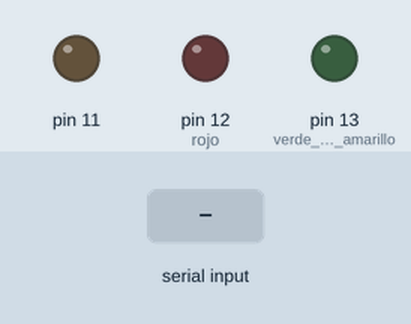
Recording of a sketch running on a simulated Arduino Uno, built with avr-gcc and run on an emulated ATmega328P. On the bench: output pins drawn as LEDs (lit = HIGH). The test bench sets the inputs (shaded band).

Above: at 1.2 s.
1.3 s: "a" received over Serial
At 1.6 s:
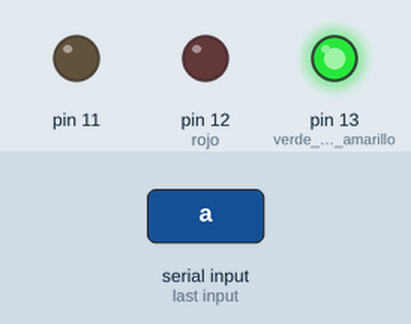
2.8 s: "c" received over Serial
At 4.0 s:
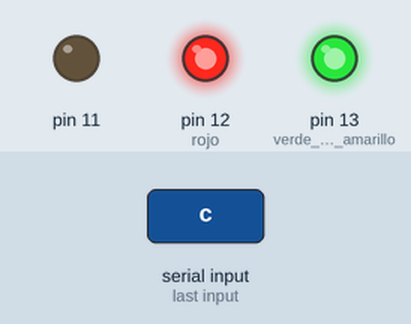
4.3 s: "b" received over Serial
At 5.1 s:
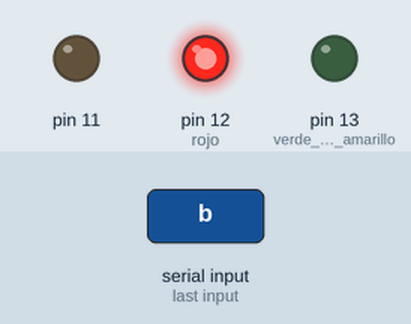
5.8 s: "d" received over Serial
At 6.3 s:
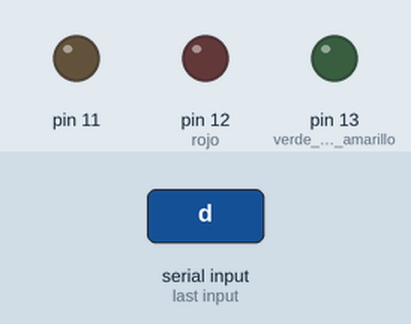
7.3 s: "e" received over Serial
At 8.6 s:
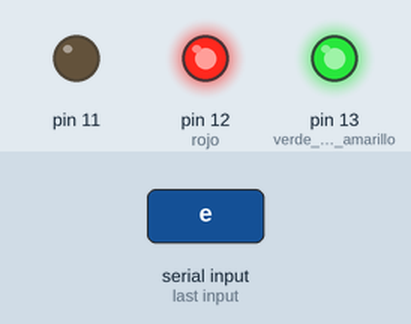
Timing chart, 0 to 9.8 s (numbered marks = the images above; inputs shaded):
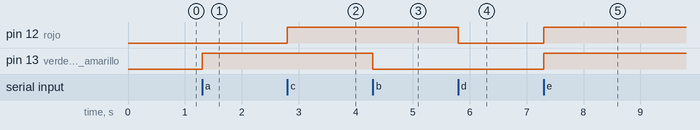

Measured:
- after the input at 1.3 s, pin 13 (verde_los_dos_amarillo): LOW → HIGH at once
- after the input at 2.8 s, pin 12 (rojo): LOW → HIGH at once
- after the input at 4.3 s, pin 13 (verde_los_dos_amarillo): HIGH → LOW at once
- after the input at 5.8 s, pin 12 (rojo): HIGH → LOW at once
- after the input at 7.3 s, pin 12 (rojo), pin 13 (verde_los_dos_amarillo): LOW → HIGH at once

The sketch:

Serial-read.ino
```cpp
//------------------------------------------------------
//PROGRAMA: Serial-read.ino (Arduino UNO rev3)
//Autor: Enrique Rodriguez Vela (enero-2018)
//Descripción: Enecender led con el serial
//Modulos usados: Plataforma Plumbot
//-------------------------------------------------------

int estado = 0;
void setup() {

Serial.begin(9600);
  pinMode(13, OUTPUT); // verde los dos amarillo
  pinMode(12, OUTPUT); // rojo
  pinMode(11, OUTPUT);
}

void loop() {
 if(Serial.available())    // Si llega un dato por el puerto BT se envía al monitor serial
  {
  estado = Serial.read();
    //Robot adelante
 if (estado =='a'){
 digitalWrite(13, HIGH);
  }
  if (estado =='b'){
 digitalWrite(13, LOW);
  }
if (estado =='c'){
 digitalWrite(12, HIGH);
  }
  if (estado =='d'){
 digitalWrite(12, LOW);
  }
if (estado =='e'){
 digitalWrite(13, HIGH);
 digitalWrite(12,HIGH);
  }
  if (estado =='f'){
 digitalWrite(13, LOW);
 digitalWrite(12, LOW);
  }
 }
}
```
